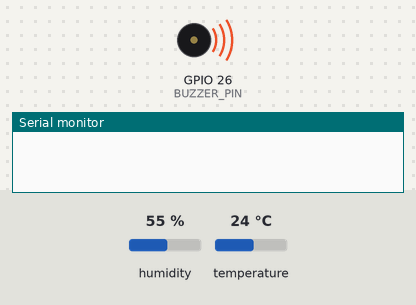
Bench run of a sketch on a simulated ESP32. On the bench: buzzer (waves = sounding), the last lines printed to the serial monitor. Inputs (shaded band) come from the test bench; at power-on: temperature 24 °C, humidity 55 %.

Above: at 0.1 s.
At 3.2 s:
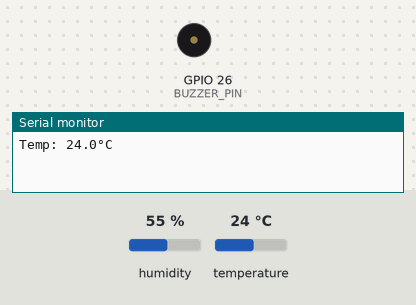
3.3 s: temperature set to 28 °C
12.7 s: temperature set to 31 °C
At 13.2 s:
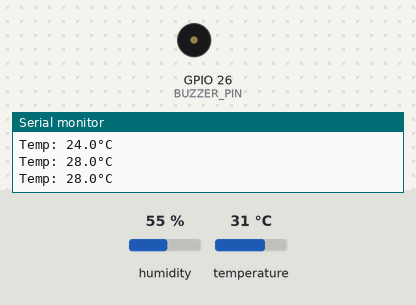
Timing chart, 0 to 15.7 s (numbered marks = the images above; inputs shaded):
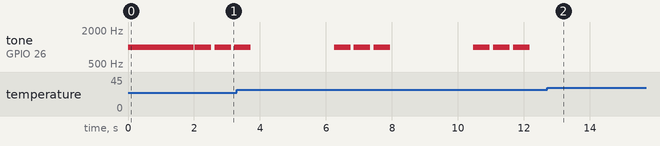

The sketch:

makeathon_temp_buzzer.ino
```cpp
#define DHT_PIN     4
#define DHT_TYPE    DHT11
#define BUZZER_PIN  26
#define TEMP_DANGER 30.0

#include <DHT.h>
DHT dht(DHT_PIN, DHT_TYPE);

void setup() {
  Serial.begin(115200);
  dht.begin();
  pinMode(BUZZER_PIN, OUTPUT);

  // test tone on startup
  tone(BUZZER_PIN, 1000, 2000);
  delay(2000);
}

void loop() {
  float temp = dht.readTemperature();

  if (isnan(temp)) {
    Serial.println("Sensor error!");
    return;
  }

  Serial.printf("Temp: %.1f°C\n", temp);

  if (temp < TEMP_DANGER) {
    tone(BUZZER_PIN, 1000, 500);
    delay(600);
    tone(BUZZER_PIN, 1000, 500);
    delay(600);
    tone(BUZZER_PIN, 1000, 500);
    delay(1000);
  } else {
    noTone(BUZZER_PIN);
  }

  delay(2000);
}
```

Measured:
- the behaviour switches between 29 and 30 °C on temperature (found by bisection; images 1 and 2)
- after the input at 12.7 s, tone on GPIO 26 (BUZZER_PIN): stops changing and stays silent
- by itself, tone on GPIO 26 (BUZZER_PIN): plays 1000 Hz for 0.50 s, 1000 Hz for 0.50 s, 1000 Hz for 0.50 s, 1000 Hz for 0.50 s, 1000 Hz for 0.50 s, 1000 Hz for 0.50 s
